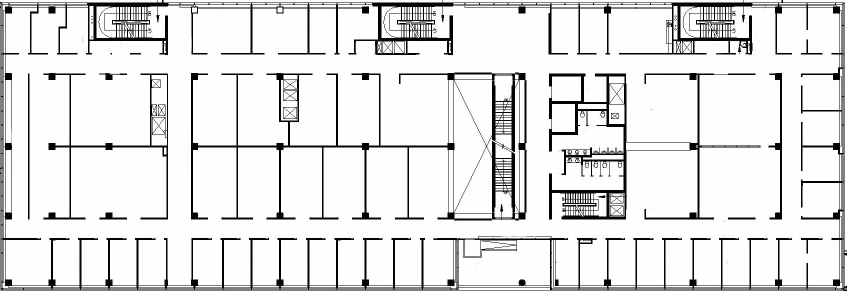
#> input picture Software/RouteFinding/Data/e5_4f.jpg, 1693 x 584 px (shown at 1/2 size)
$ python -i opencv_wrapper.py   (imports and definitions only)   (older library calls are emulated)
#> lines starting #> are read from the running program, lines starting #| are printed output that depends on the picture; after the words box and inside, x2 and y2 are one past the last pixel; in counts of white or black regions, pixels touching at a corner belong together
#> further down, picture is the input picture: shape (584, 1693, 3); min 0, max 255, mean 226.2
import cv2
import numpy as np

def ImgToNumpy(path):
        img = cv2.imread(path)
        return img


def ProcessImage(img):
        '''
        NOTE: Images must be only the map edges - no numbers or words
        '''
        ## Convert to array, detect edges
        blurred = cv2.GaussianBlur(img, (3,3), 0)
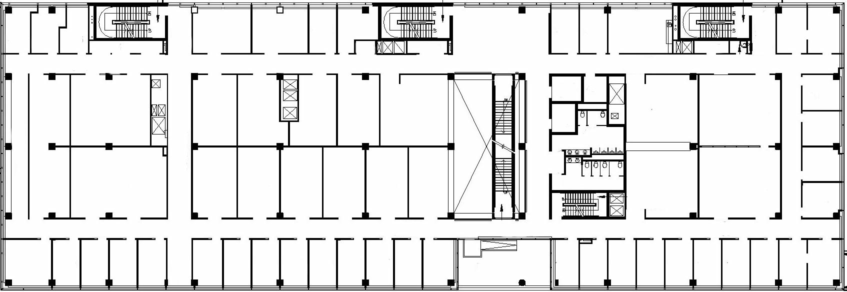
#> blurred: shape (584, 1693, 3) (shown at 1/2 size); min 0, max 255, mean 226.2
        gray = cv2.cvtColor(blurred, cv2.COLOR_BGR2GRAY)
        edged1 = cv2.Canny(blurred, 50, 200, 255) ## Resultant array has 255 for edges and 0 for no edges
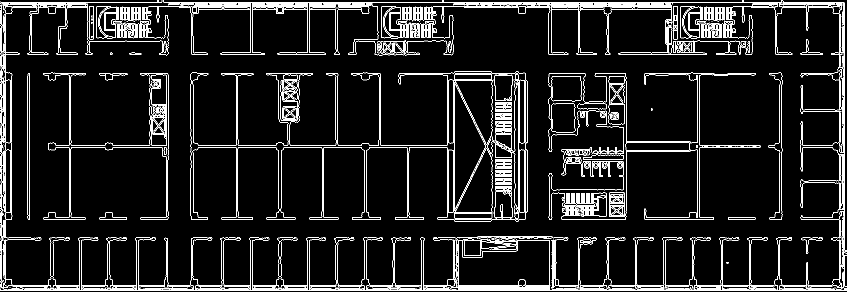
#> edged1: shape (584, 1693) (shown at 1/2 size); 7.4% white in thin lines or dots
        kernel = np.ones((3,3),np.uint8)
        return cv2.dilate(edged1, kernel, iterations=3)
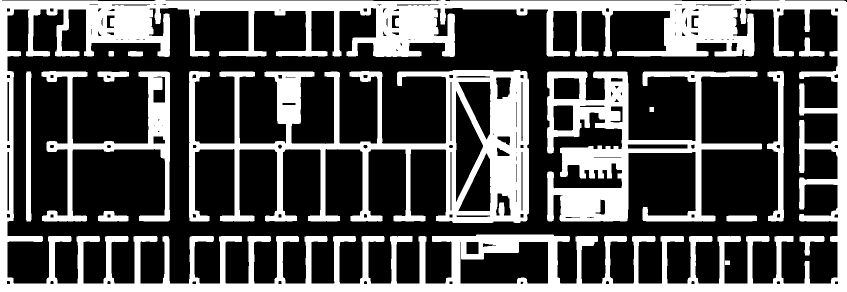
#> returned value: shape (584, 1693) (shown at 1/2 size); 32.6% white; 15 white regions, largest, box (x1, y1, x2, y2) and area: (0, 0, 1693, 584) 185689, (378, 140, 1058, 446) 66771, (1094, 142, 1524, 443) 42342

def DrawContours(img, cnt, index):
    cv2.drawContours(img, [cnt], index, (150,0,0), 3)

# [68 lines left out: functions DisplayImage, FindContours, GetRelevantContours, GetHoleCenterpoints, DrawLines, DrawCircles, not called in this run]

def OverlayImage(img, initial_img, a=0.6, b=2, c=0.):
        return cv2.addWeighted(initial_img, a, img, b, c)


## Testing functions ##
# [44 lines left out: functions FigureOutContours, TestContours, not called in this run]

## for debugging only
# TestContours("../data/simple.jpg")
# FigureOutContours("../data/e5_4f_nolabel.jpg")

>>> import cv2
>>> picture = cv2.imread('../Data/e5_4f.jpg')
>>> result = ProcessImage(picture)

$ run again, on Software/RouteFinding/Data/symposium_map.jpg
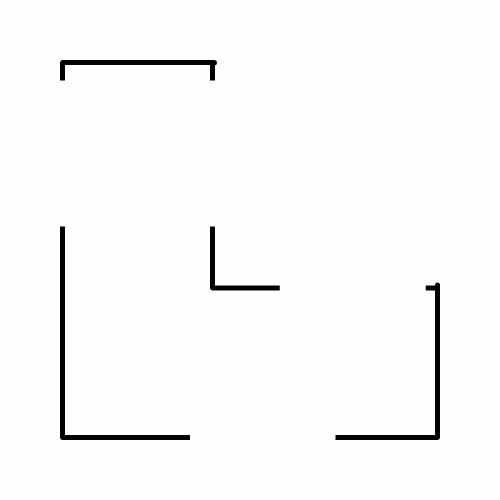
#> input picture Software/RouteFinding/Data/symposium_map.jpg, 1000 x 1000 px (shown at 1/2 size)
#> picture is the input picture: shape (1000, 1000, 3); min 0, max 255, mean 249.4
#> in ProcessImage, `edged1 = cv2.Canny(blurred, 50, 200, 255)`:
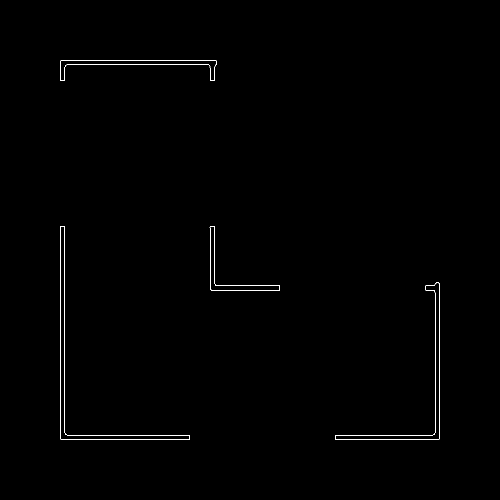
#> edged1: shape (1000, 1000) (shown at 1/2 size); 0.37% white in thin lines or dots, all inside (x1, y1, x2, y2) = (120, 120, 880, 880)
#> in ProcessImage, `return cv2.dilate(edged1, kernel, iterations=3)`:
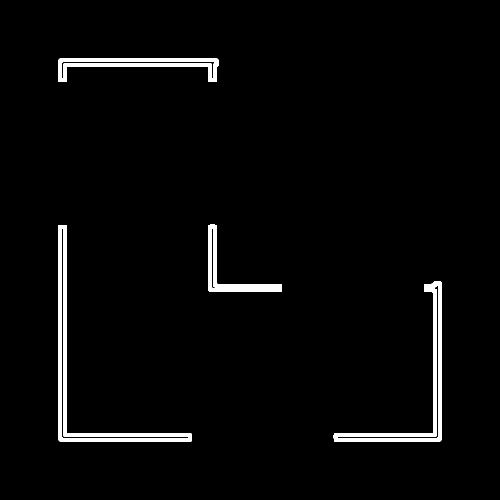
#> returned value: shape (1000, 1000) (shown at 1/2 size); 2.6% white; 4 white regions, box (x1, y1, x2, y2) and area: (117, 450, 383, 883) 9588, (667, 562, 883, 883) 7575, (117, 117, 437, 164) 5373, (416, 449, 563, 584) 3739
